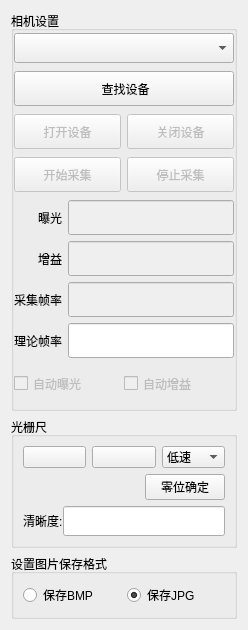
      <widget class="QWidget" name="cameraSetup">
       <attribute name="title">
        <string>测试准备</string>
       </attribute>
       <layout class="QVBoxLayout" name="verticalLayout_5">
        <item>
         <widget class="QGroupBox" name="groupBox_2">
          <property name="sizePolicy">
           <sizepolicy hsizetype="Preferred" vsizetype="Preferred">
            <horstretch>0</horstretch>
            <verstretch>0</verstretch>
           </sizepolicy>
          </property>
          <property name="minimumSize">
           <size>
            <width>226</width>
            <height>400</height>
           </size>
          </property>
          <property name="maximumSize">
           <size>
            <width>226</width>
            <height>540</height>
           </size>
          </property>
          <property name="title">
           <string>相机设置</string>
          </property>
          <layout class="QVBoxLayout" name="verticalLayout_21">
           <property name="leftMargin">
            <number>0</number>
           </property>
           <property name="topMargin">
            <number>0</number>
           </property>
           <property name="rightMargin">
            <number>0</number>
           </property>
           <property name="bottomMargin">
            <number>0</number>
           </property>
           <item>
            <widget class="QComboBox" name="comboBox">
             <property name="sizePolicy">
              <sizepolicy hsizetype="Preferred" vsizetype="Expanding">
               <horstretch>0</horstretch>
               <verstretch>0</verstretch>
              </sizepolicy>
             </property>
             <property name="minimumSize">
              <size>
               <width>0</width>
               <height>21</height>
              </size>
             </property>
             <property name="maximumSize">
              <size>
               <width>16777215</width>
               <height>30</height>
              </size>
             </property>
             <property name="focusPolicy">
              <enum>Qt::StrongFocus</enum>
             </property>
            </widget>
           </item>
           <item>
            <widget class="QPushButton" name="enumButton">
             <property name="sizePolicy">
              <sizepolicy hsizetype="Minimum" vsizetype="Expanding">
               <horstretch>0</horstretch>
               <verstretch>0</verstretch>
              </sizepolicy>
             </property>
             <property name="minimumSize">
              <size>
               <width>0</width>
               <height>30</height>
              </size>
             </property>
             <property name="maximumSize">
              <size>
               <width>16777215</width>
               <height>35</height>
              </size>
             </property>
             <property name="text">
              <string> 查找设备</string>
             </property>
            </widget>
           </item>
           <item>
            <layout class="QHBoxLayout" name="horizontalLayout_12">
             <item>
              <widget class="QPushButton" name="openButton">
               <property name="enabled">
                <bool>false</bool>
               </property>
               <property name="sizePolicy">
                <sizepolicy hsizetype="Minimum" vsizetype="Expanding">
                 <horstretch>0</horstretch>
                 <verstretch>0</verstretch>
                </sizepolicy>
               </property>
               <property name="minimumSize">
                <size>
                 <width>0</width>
                 <height>30</height>
                </size>
               </property>
               <property name="maximumSize">
                <size>
                 <width>16777215</width>
                 <height>35</height>
                </size>
               </property>
               <property name="text">
                <string>打开设备</string>
               </property>
              </widget>
             </item>
             <item>
              <widget class="QPushButton" name="closeButton">
               <property name="enabled">
                <bool>false</bool>
               </property>
               <property name="sizePolicy">
                <sizepolicy hsizetype="Minimum" vsizetype="Expanding">
                 <horstretch>0</horstretch>
                 <verstretch>0</verstretch>
                </sizepolicy>
               </property>
               <property name="minimumSize">
                <size>
                 <width>0</width>
                 <height>30</height>
                </size>
               </property>
               <property name="maximumSize">
                <size>
                 <width>16777215</width>
                 <height>35</height>
                </size>
               </property>
               <property name="text">
                <string>关闭设备</string>
               </property>
              </widget>
             </item>
            </layout>
           </item>
           <item>
            <layout class="QHBoxLayout" name="horizontalLayout_13">
             <item>
              <widget class="QPushButton" name="startGetImageButton">
               <property name="enabled">
                <bool>false</bool>
               </property>
               <property name="sizePolicy">
                <sizepolicy hsizetype="Minimum" vsizetype="Expanding">
                 <horstretch>0</horstretch>
                 <verstretch>0</verstretch>
                </sizepolicy>
               </property>
               <property name="minimumSize">
                <size>
                 <width>0</width>
                 <height>30</height>
                </size>
               </property>
               <property name="maximumSize">
                <size>
                 <width>16777215</width>
                 <height>35</height>
                </size>
               </property>
               <property name="text">
                <string>开始采集</string>
               </property>
              </widget>
             </item>
             <item>
              <widget class="QPushButton" name="stopGetImageButton">
               <property name="enabled">
                <bool>false</bool>
               </property>
               <property name="sizePolicy">
                <sizepolicy hsizetype="Minimum" vsizetype="Expanding">
                 <horstretch>0</horstretch>
                 <verstretch>0</verstretch>
                </sizepolicy>
               </property>
               <property name="minimumSize">
                <size>
                 <width>0</width>
                 <height>30</height>
                </size>
               </property>
               <property name="maximumSize">
                <size>
                 <width>16777215</width>
                 <height>35</height>
                </size>
               </property>
               <property name="text">
                <string>停止采集</string>
               </property>
              </widget>
             </item>
            </layout>
           </item>
           <item>
            <layout class="QVBoxLayout" name="verticalLayout_20" stretch="0">
             <property name="spacing">
              <number>6</number>
             </property>
             <item>
              <layout class="QHBoxLayout" name="horizontalLayout_15">
               <item>
                <layout class="QVBoxLayout" name="verticalLayout_16">
                 <item alignment="Qt::AlignRight">
                  <widget class="QLabel" name="ExposureLabel">
                   <property name="maximumSize">
                    <size>
                     <width>16777215</width>
                     <height>35</height>
                    </size>
                   </property>
                   <property name="text">
                    <string>曝光</string>
                   </property>
                  </widget>
                 </item>
                 <item alignment="Qt::AlignRight">
                  <widget class="QLabel" name="GainLabel">
                   <property name="maximumSize">
                    <size>
                     <width>16777215</width>
                     <height>35</height>
                    </size>
                   </property>
                   <property name="text">
                    <string>增益</string>
                   </property>
                  </widget>
                 </item>
                 <item alignment="Qt::AlignRight">
                  <widget class="QLabel" name="FrameRateLabel">
                   <property name="maximumSize">
                    <size>
                     <width>16777215</width>
                     <height>35</height>
                    </size>
                   </property>
                   <property name="text">
                    <string>采集帧率</string>
                   </property>
                  </widget>
                 </item>
                 <item alignment="Qt::AlignRight">
                  <widget class="QLabel" name="FrameRateLabel_2">
                   <property name="maximumSize">
                    <size>
                     <width>16777215</width>
                     <height>35</height>
                    </size>
                   </property>
                   <property name="text">
                    <string>理论帧率</string>
                   </property>
                  </widget>
                 </item>
                </layout>
               </item>
               <item>
                <layout class="QVBoxLayout" name="verticalLayout_19">
                 <item>
                  <widget class="QLineEdit" name="ExposureLineEdit">
                   <property name="enabled">
                    <bool>false</bool>
                   </property>
                   <property name="sizePolicy">
                    <sizepolicy hsizetype="Expanding" vsizetype="Preferred">
                     <horstretch>0</horstretch>
                     <verstretch>0</verstretch>
                    </sizepolicy>
                   </property>
                   <property name="maximumSize">
                    <size>
                     <width>16777215</width>
                     <height>35</height>
                    </size>
                   </property>
                  </widget>
                 </item>
                 <item>
                  <widget class="QLineEdit" name="GainLineEdit">
                   <property name="enabled">
                    <bool>false</bool>
                   </property>
                   <property name="sizePolicy">
                    <sizepolicy hsizetype="Expanding" vsizetype="Preferred">
                     <horstretch>0</horstretch>
                     <verstretch>0</verstretch>
                    </sizepolicy>
                   </property>
                   <property name="maximumSize">
                    <size>
                     <width>16777215</width>
                     <height>35</height>
                    </size>
                   </property>
                  </widget>
                 </item>
                 <item>
                  <widget class="QLineEdit" name="AcquisitionFrameRateLineEdit">
                   <property name="enabled">
                    <bool>false</bool>
                   </property>
                   <property name="sizePolicy">
                    <sizepolicy hsizetype="Expanding" vsizetype="Preferred">
                     <horstretch>0</horstretch>
                     <verstretch>0</verstretch>
                    </sizepolicy>
                   </property>
                   <property name="maximumSize">
                    <size>
                     <width>16777215</width>
                     <height>35</height>
                    </size>
                   </property>
                  </widget>
                 </item>
                 <item>
                  <widget class="QLineEdit" name="FrameRateLineEdit">
                   <property name="enabled">
                    <bool>true</bool>
                   </property>
                   <property name="sizePolicy">
                    <sizepolicy hsizetype="Expanding" vsizetype="Preferred">
                     <horstretch>0</horstretch>
                     <verstretch>0</verstretch>
                    </sizepolicy>
                   </property>
                   <property name="maximumSize">
                    <size>
                     <width>16777215</width>
                     <height>35</height>
                    </size>
                   </property>
                  </widget>
                 </item>
                </layout>
               </item>
              </layout>
             </item>
            </layout>
           </item>
           <item>
            <layout class="QHBoxLayout" name="horizontalLayout_18">
             <property name="spacing">
              <number>0</number>
             </property>
             <item>
              <widget class="QCheckBox" name="checkBox_2">
               <property name="enabled">
                <bool>false</bool>
               </property>
               <property name="sizePolicy">
                <sizepolicy hsizetype="Minimum" vsizetype="Preferred">
                 <horstretch>0</horstretch>
                 <verstretch>0</verstretch>
                </sizepolicy>
               </property>
               <property name="maximumSize">
                <size>
                 <width>16777215</width>
                 <height>35</height>
                </size>
               </property>
               <property name="text">
                <string>自动曝光</string>
               </property>
              </widget>
             </item>
             <item>
              <widget class="QCheckBox" name="checkBox_3">
               <property name="enabled">
                <bool>false</bool>
               </property>
               <property name="sizePolicy">
                <sizepolicy hsizetype="Minimum" vsizetype="Preferred">
                 <horstretch>0</horstretch>
                 <verstretch>0</verstretch>
                </sizepolicy>
               </property>
               <property name="maximumSize">
                <size>
                 <width>16777215</width>
                 <height>35</height>
                </size>
               </property>
               <property name="text">
                <string>自动增益</string>
               </property>
              </widget>
             </item>
            </layout>
           </item>
          </layout>
         </widget>
        </item>
        <item>
         <widget class="QGroupBox" name="groupBox_7">
          <property name="sizePolicy">
           <sizepolicy hsizetype="Preferred" vsizetype="Expanding">
            <horstretch>0</horstretch>
            <verstretch>0</verstretch>
           </sizepolicy>
          </property>
          <property name="minimumSize">
           <size>
            <width>0</width>
            <height>80</height>
           </size>
          </property>
          <property name="maximumSize">
           <size>
            <width>16777215</width>
            <height>190</height>
           </size>
          </property>
          <property name="title">
           <string>光栅尺</string>
          </property>
          <layout class="QVBoxLayout" name="verticalLayout_28">
           <item>
            <layout class="QHBoxLayout" name="horizontalLayout_20">
             <item>
              <widget class="QPushButton" name="lowLeftButton_2">
               <property name="sizePolicy">
                <sizepolicy hsizetype="Minimum" vsizetype="Minimum">
                 <horstretch>0</horstretch>
                 <verstretch>0</verstretch>
                </sizepolicy>
               </property>
               <property name="minimumSize">
                <size>
                 <width>0</width>
                 <height>21</height>
                </size>
               </property>
               <property name="maximumSize">
                <size>
                 <width>16777215</width>
                 <height>35</height>
                </size>
               </property>
               <property name="text">
                <string/>
               </property>
               <property name="icon">
                <iconset resource="FramelessWindow/framelesswindow.qrc">
                 <normaloff>:/frameless_images/left.png</normaloff>:/frameless_images/left.png</iconset>
               </property>
               <property name="iconSize">
                <size>
                 <width>30</width>
                 <height>25</height>
                </size>
               </property>
              </widget>
             </item>
             <item>
              <widget class="QPushButton" name="lowRightButton_2">
               <property name="sizePolicy">
                <sizepolicy hsizetype="Minimum" vsizetype="Minimum">
                 <horstretch>0</horstretch>
                 <verstretch>0</verstretch>
                </sizepolicy>
               </property>
               <property name="minimumSize">
                <size>
                 <width>0</width>
                 <height>21</height>
                </size>
               </property>
               <property name="maximumSize">
                <size>
                 <width>16777215</width>
                 <height>35</height>
                </size>
               </property>
               <property name="text">
                <string/>
               </property>
               <property name="icon">
                <iconset resource="FramelessWindow/framelesswindow.qrc">
                 <normaloff>:/frameless_images/right.png</normaloff>:/frameless_images/right.png</iconset>
               </property>
               <property name="iconSize">
                <size>
                 <width>30</width>
                 <height>25</height>
                </size>
               </property>
              </widget>
             </item>
             <item>
              <widget class="QComboBox" name="speedComboBox_2">
               <property name="sizePolicy">
                <sizepolicy hsizetype="Preferred" vsizetype="Minimum">
                 <horstretch>0</horstretch>
                 <verstretch>0</verstretch>
                </sizepolicy>
               </property>
               <property name="minimumSize">
                <size>
                 <width>60</width>
                 <height>21</height>
                </size>
               </property>
               <property name="maximumSize">
                <size>
                 <width>16777215</width>
                 <height>35</height>
                </size>
               </property>
               <item>
                <property name="text">
                 <string>低速</string>
                </property>
               </item>
               <item>
                <property name="text">
                 <string>中速</string>
                </property>
               </item>
               <item>
                <property name="text">
                 <string>高速</string>
                </property>
               </item>
               <item>
                <property name="text">
                 <string>单步</string>
                </property>
               </item>
              </widget>
             </item>
            </layout>
           </item>
           <item alignment="Qt::AlignRight">
            <widget class="QPushButton" name="focusConfirmButton_2">
             <property name="sizePolicy">
              <sizepolicy hsizetype="Expanding" vsizetype="Expanding">
               <horstretch>0</horstretch>
               <verstretch>0</verstretch>
              </sizepolicy>
             </property>
             <property name="minimumSize">
              <size>
               <width>80</width>
               <height>21</height>
              </size>
             </property>
             <property name="maximumSize">
              <size>
               <width>100</width>
               <height>35</height>
              </size>
             </property>
             <property name="text">
              <string>零位确定</string>
             </property>
            </widget>
           </item>
           <item>
            <layout class="QHBoxLayout" name="horizontalLayout_2">
             <property name="spacing">
              <number>0</number>
             </property>
             <item>
              <widget class="QLabel" name="label">
               <property name="minimumSize">
                <size>
                 <width>0</width>
                 <height>30</height>
                </size>
               </property>
               <property name="maximumSize">
                <size>
                 <width>16777215</width>
                 <height>35</height>
                </size>
               </property>
               <property name="text">
                <string>清晰度:</string>
               </property>
              </widget>
             </item>
             <item>
              <widget class="QLineEdit" name="sharpnessLineEdit">
               <property name="sizePolicy">
                <sizepolicy hsizetype="Expanding" vsizetype="Preferred">
                 <horstretch>0</horstretch>
                 <verstretch>0</verstretch>
                </sizepolicy>
               </property>
               <property name="minimumSize">
                <size>
                 <width>0</width>
                 <height>21</height>
                </size>
               </property>
               <property name="maximumSize">
                <size>
                 <width>16777215</width>
                 <height>35</height>
                </size>
               </property>
              </widget>
             </item>
            </layout>
           </item>
          </layout>
         </widget>
        </item>
        <item>
         <widget class="QGroupBox" name="groupBox">
          <property name="minimumSize">
           <size>
            <width>226</width>
            <height>0</height>
           </size>
          </property>
          <property name="maximumSize">
           <size>
            <width>226</width>
            <height>82</height>
           </size>
          </property>
          <property name="title">
           <string>设置图片保存格式</string>
          </property>
          <layout class="QGridLayout" name="gridLayout_6">
           <item row="0" column="1">
            <widget class="QRadioButton" name="SaveJPGButton">
             <property name="sizePolicy">
              <sizepolicy hsizetype="Minimum" vsizetype="Preferred">
               <horstretch>0</horstretch>
               <verstretch>0</verstretch>
              </sizepolicy>
             </property>
             <property name="maximumSize">
              <size>
               <width>16777215</width>
               <height>35</height>
              </size>
             </property>
             <property name="text">
              <string>保存JPG</string>
             </property>
             <property name="checked">
              <bool>true</bool>
             </property>
            </widget>
           </item>
           <item row="0" column="0">
            <widget class="QRadioButton" name="SaveBMPButton">
             <property name="sizePolicy">
              <sizepolicy hsizetype="Minimum" vsizetype="Preferred">
               <horstretch>0</horstretch>
               <verstretch>0</verstretch>
              </sizepolicy>
             </property>
             <property name="maximumSize">
              <size>
               <width>16777215</width>
               <height>35</height>
              </size>
             </property>
             <property name="text">
              <string>保存BMP</string>
             </property>
             <property name="checked">
              <bool>false</bool>
             </property>
            </widget>
           </item>
          </layout>
         </widget>
        </item>
       </layout>
      </widget>
